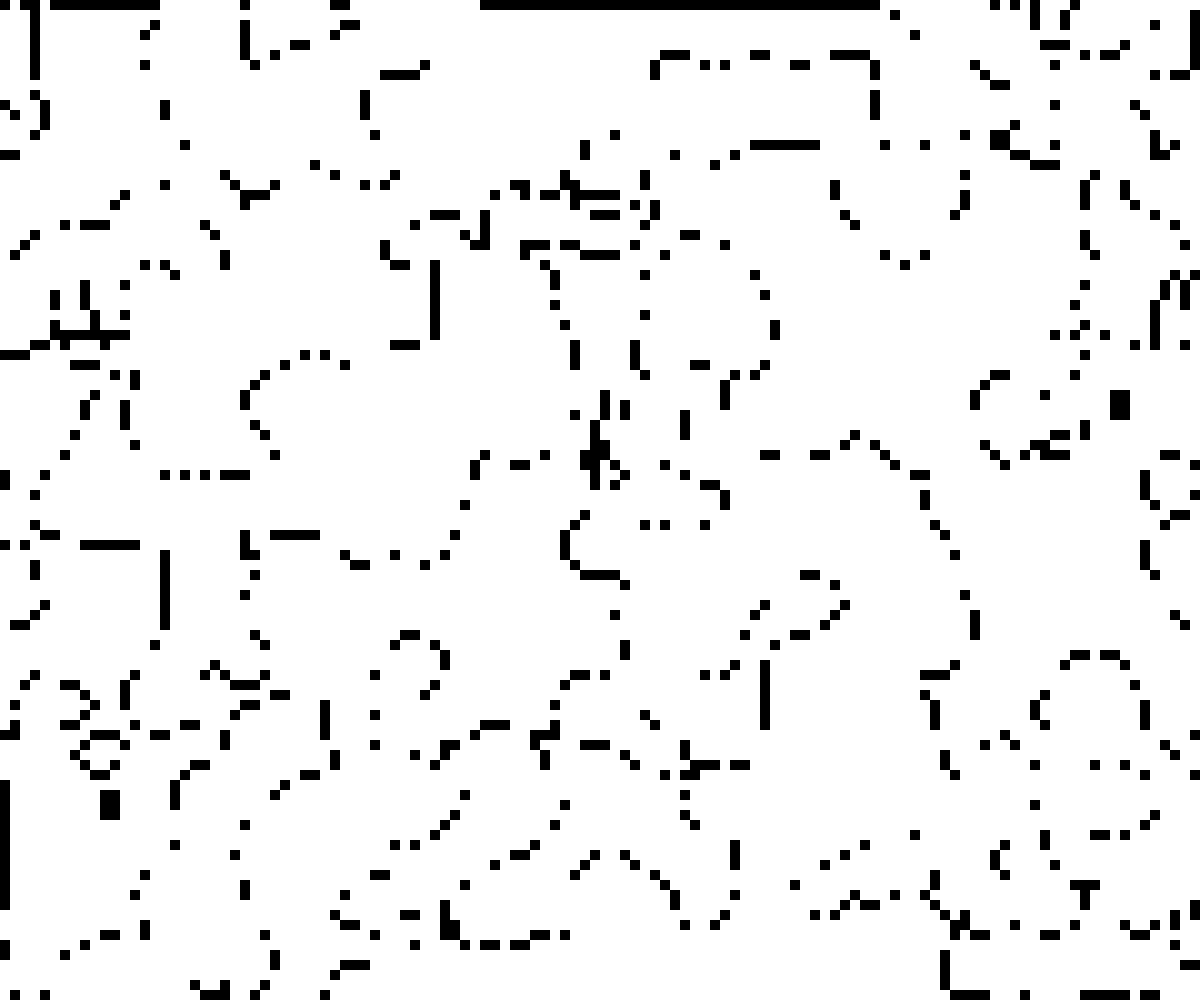
Frame 1 (no input)
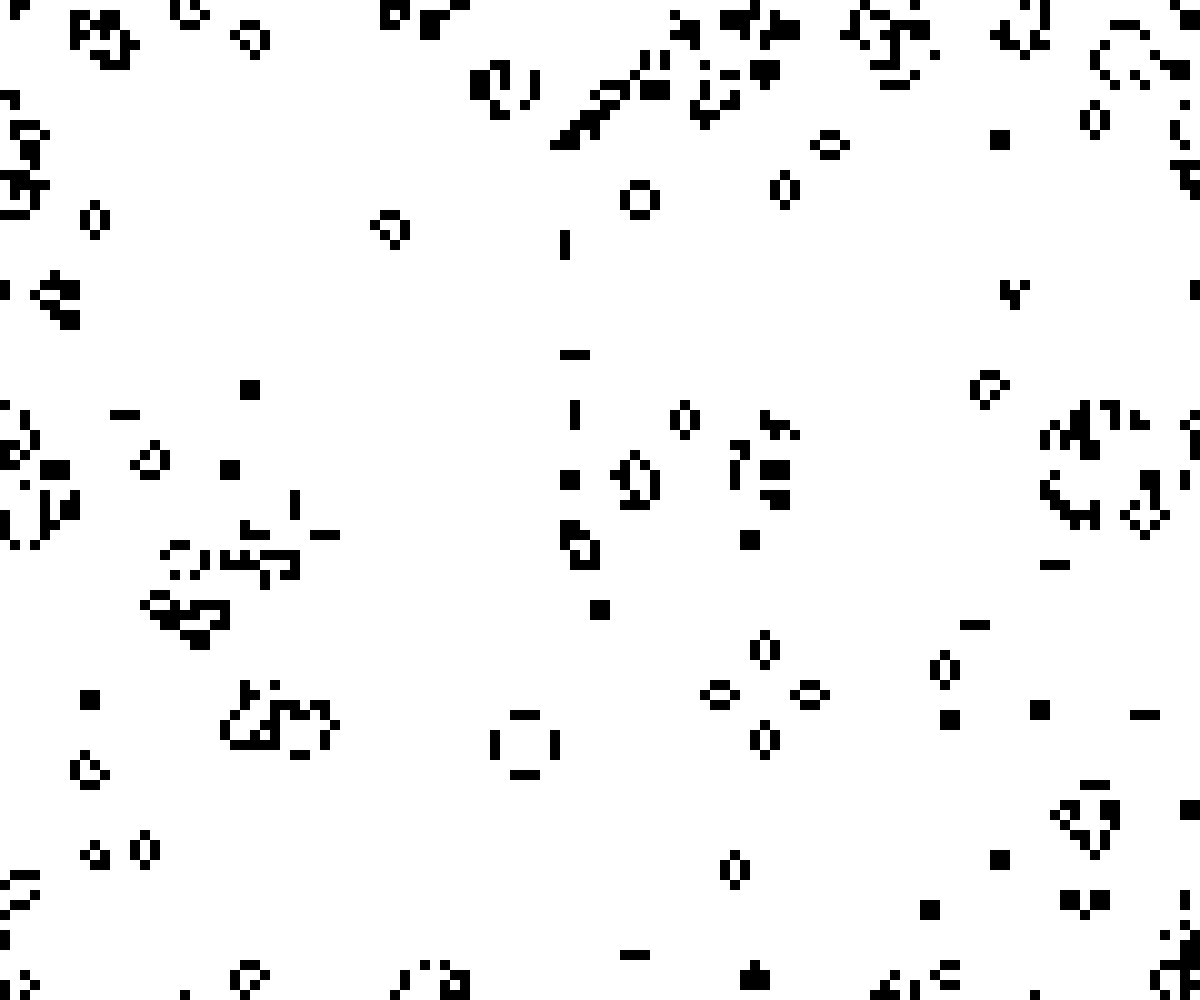
Frame 60 (no input)
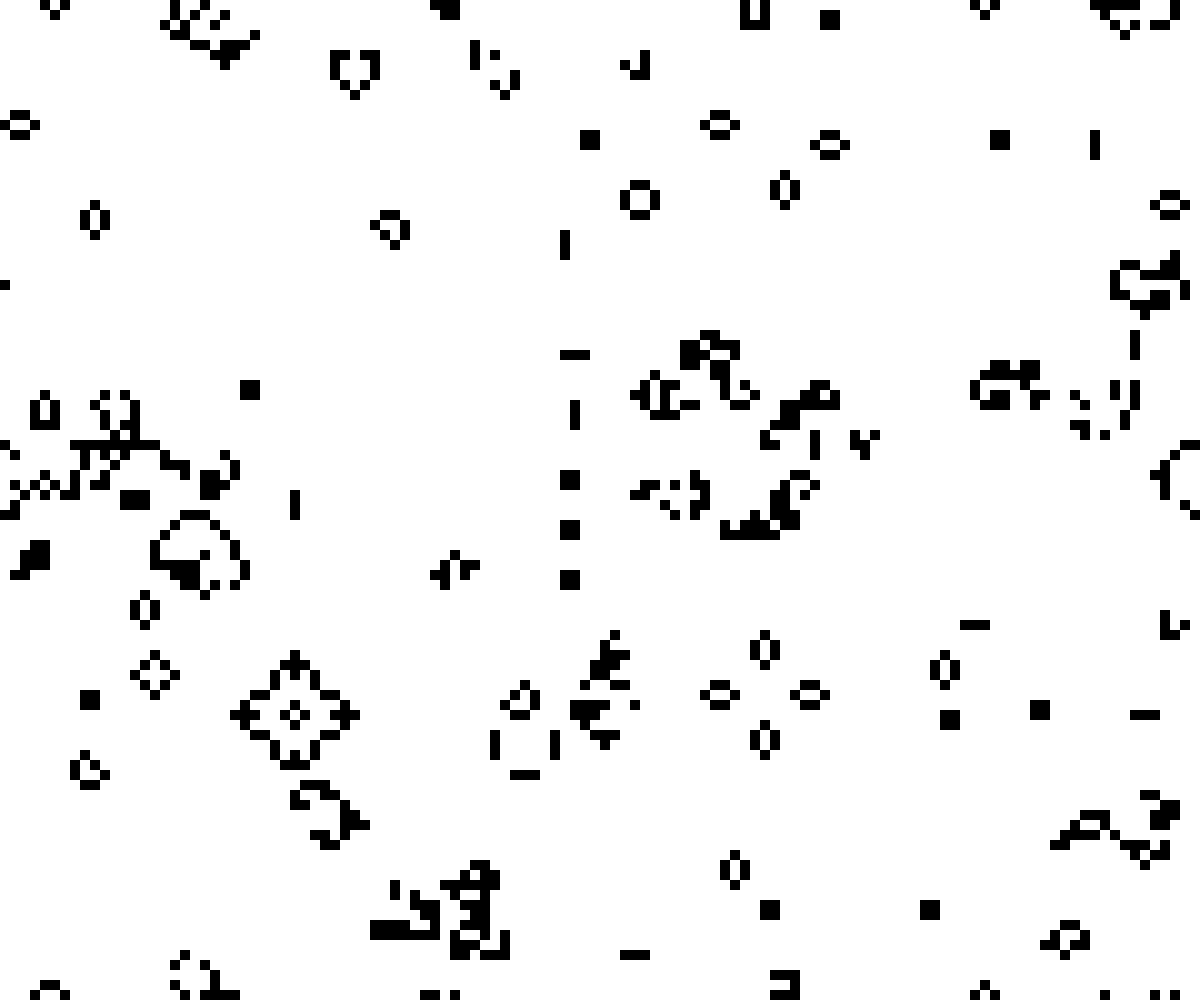
Frame 120 (the mouse pressed at the canvas centre since frame 60)

The p5.js sketch that drew these frames (run headless with seeded random() and noise() and a simulated clock; from frame 60 on, the mouse is pressed at the canvas centre):

// p5.js sketch
// ── sketch.js
let grid = []

// spacing between cells, decreasing the spacing raises the number of cells on-screen
// be careful with low values, they will propably lag. A LOT.
let spacing = 10

function setup() {
	createCanvas(windowWidth, windowHeight);

	// Create the grid array using a perlin noise for the pattern
	for (let i = 0; i < width / spacing; i++) {
		grid.push([])
		for (let j = 0; j < height / spacing; j++) {
			grid[i].push(Math.round(noise(i / 10, j / 10)))
		}
	}

	//no borders
	noStroke()
}


function draw() {

	let newGrid = []

	// Run each cell in the grid
	let gridXSize = grid.length
	let gridYSize = grid[0].length

	for (let i = 0; i < grid.length; i++) {
		newGrid.push([])
		for (let j = 0; j < grid[i].length; j++) {

			// reset the neighbors counter
			let neighbors = 0

			// sum all neighbors states
			for (let y = -1; y <= 1; y++) {
				for (let x = -1; x <= 1; x++) {

					//Infinite edges wrap around
					nX = (gridXSize + i + x) % gridXSize
					nY = (gridYSize + j + y) % gridYSize
					neighbors += grid[nX][nY]
				}
			}
			// minus the current cell state
			neighbors -= grid[i][j]

			// apply the game of life rules:
			// DEAD if lonely (neighbors <= 1) or if over populated (neighbors >= 4)
			if ((grid[i][j] == 1 && neighbors >= 4) ||
				(grid[i][j] == 1 && neighbors <= 1)) {
				newGrid[i].push(0)
				continue
			}
			// COME ALIVE if it is DEAD and has 3 neighbors
			if (grid[i][j] == 0 && neighbors == 3) {
				newGrid[i].push(1)
				continue
			}
			//everyone else, just stay as-is
			let a = newGrid[i].push(grid[i][j])


		}
	}

	// copy the new grid to the main grid
	// slice() is necessary to copy the array as values, not as references
	grid = newGrid.slice()


	//Draw everyone
	for (let i = 0; i < grid.length; i++) {
		for (let j = 0; j < grid[i].length; j++) {
			fill(newGrid[i][j] == 1 ? 0 : 255)
			rect(i * spacing, j * spacing, spacing, spacing)
		}
	}

}
